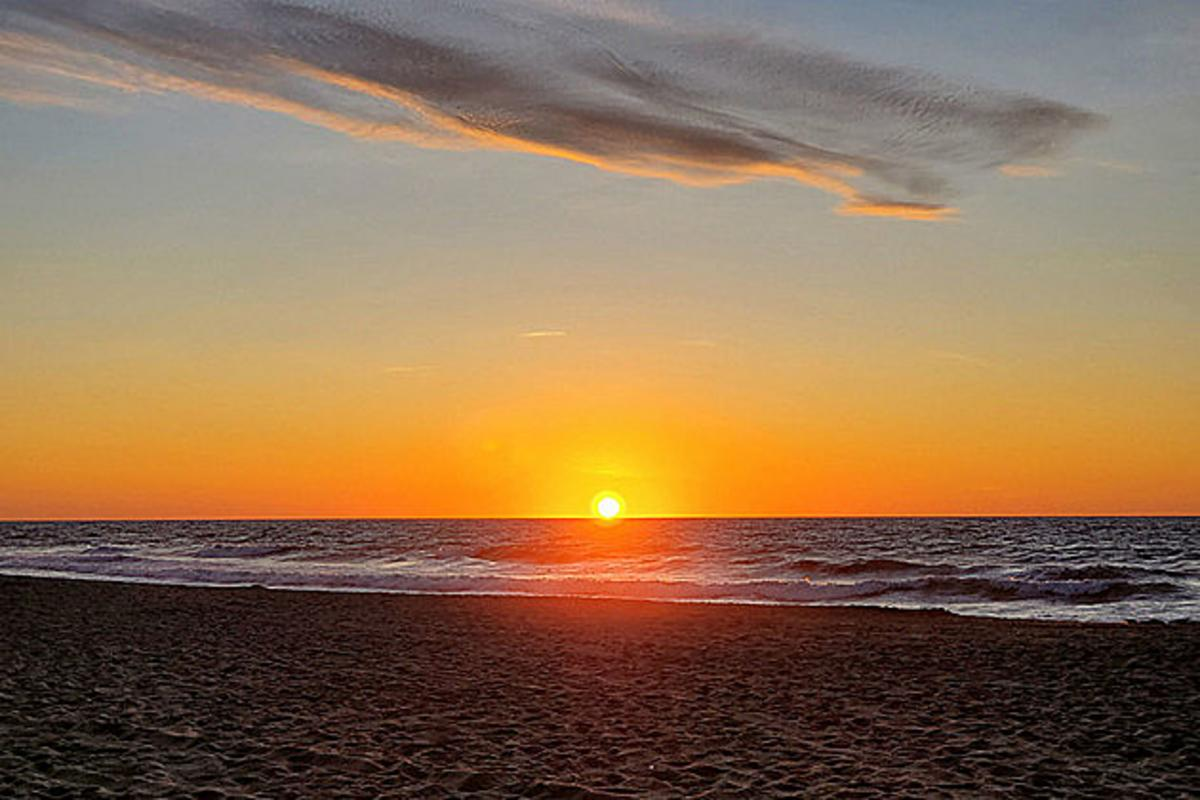
#> input picture sunset.jpg, 1200 x 800 px, found by its file name
$ python histogramsDemo.py
#> lines starting #> are read from the running program, lines starting #| are printed output that depends on the picture
# image histogram shows distribution of pixel intensity
# needed for thresholding, equilization, enhancement, color analysis and segmentation
# count # of pixels for each pixel intensity (0-255)
import cv2 as cv
import os
import numpy as np
from matplotlib import pyplot as plt

def grayHistogram():
    img = cv.imread("sunset.jpg", cv.IMREAD_GRAYSCALE)

    plt.figure()
    plt.imshow(img, cmap='gray')
    plt.title('gray image')

    hist = cv.calcHist([img], [0], None, [256], [0,256])

    plt.figure()
    plt.plot(hist)
    plt.xlabel("bins")
    plt.ylabel("# of pixels")
    plt.show()

def colorHistogram():
    img = cv.imread("sunset.jpg")
    img = cv.cvtColor(img, cv.COLOR_BGR2RGB)
    plt.figure()
    plt.imshow(img)
    plt.title('color image')

    colors = ['b', 'g', 'r']
    plt.figure()
    for i in range(len(colors)):
        hist = cv.calcHist([img], [i], None, [256], [0,256])
        plt.plot(hist, colors[i])

    plt.xlabel("pixel intensity")
    plt.ylabel("# of pixels")

    plt.show()

def histogramRegion():
    img = cv.imread("sunset.jpg")
#> img is the input picture: shape (800, 1200, 3); mean B, G, R 82.3, 111.5, 141.1
    img = cv.cvtColor(img, cv.COLOR_BGR2RGB)
    imgRGB = cv.cvtColor(img, cv.COLOR_BGR2RGB)
    imgRGB = imgRGB[675:825,600:800,:]
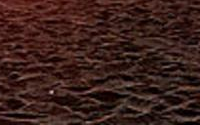
#> imgRGB: shape (125, 200, 3); mean B, G, R 27.4, 32.4, 59

    plt.figure()
    plt.imshow(imgRGB)
    plt.title('color image region')

    colors = ['b', 'g', 'r']
    plt.figure()
    for i in range(len(colors)):
        hist = cv.calcHist([img], [i], None, [256], [0,256])
        plt.plot(hist, colors[i])

    plt.xlabel("pixel intensity")
    plt.ylabel("# of pixels")

    plt.show()
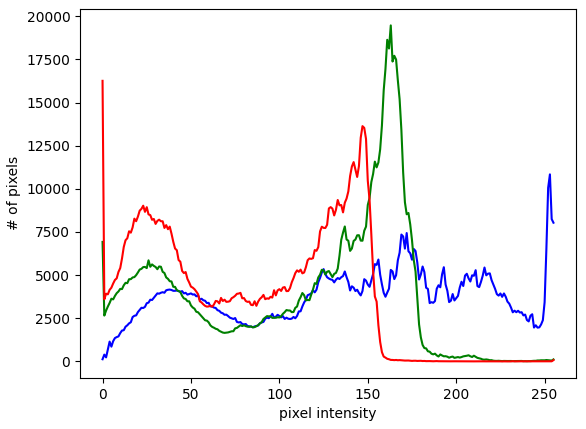
#> figure drawn by matplotlib, 1 panel; curve peaks at x = 253, y = 10837; curve peaks at x = 163, y = 19469; curve peaks at x = 0, y = 16257

if __name__ == "__main__":
    #grayHistogram()
    #colorHistogram()
    histogramRegion()
